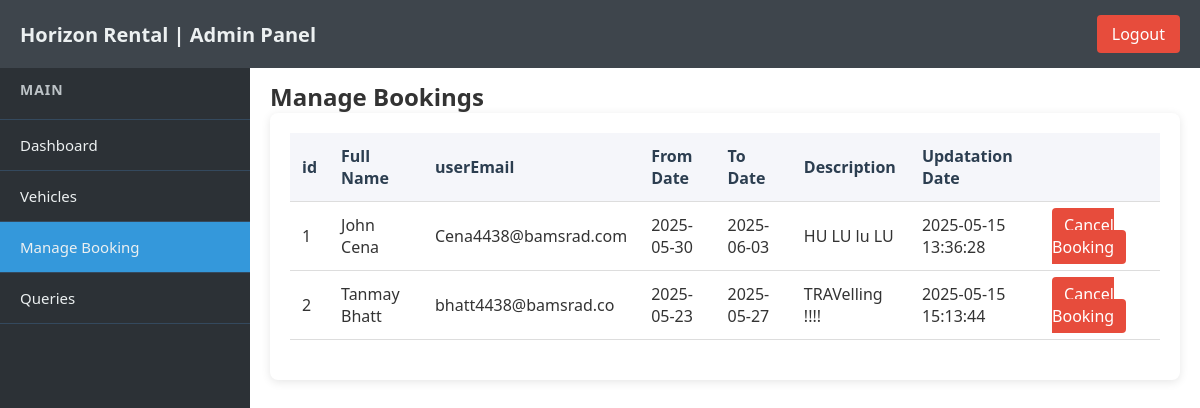
/admin/includes/bookings.php (signed in), run on the app's committed database.
### tables this page shows
CREATE TABLE `tblbooking` (
  `id` int(11) NOT NULL,
  `fullName` varchar(20) NOT NULL,
  `drivingLicNo` varchar(20) NOT NULL,
  `userEmail` varchar(20) NOT NULL,
  `phoneNum` int(10) NOT NULL,
  `fromDate` varchar(20) NOT NULL,
  `toDate` varchar(20) NOT NULL,
  `description` varchar(20) NOT NULL,
  `updationDate` timestamp NOT NULL DEFAULT current_timestamp() ON UPDATE current_timestamp()
);

### admin/includes/bookings.php (the view, shortened to what this page needs)
<?php
include('config.php');
$qry = "select id, fullName, userEmail, fromDate, toDate, description, updationDate from tblbooking";
$run = mysqli_query($con, $qry);
$bookings = [];
if (mysqli_num_rows($run) > 0) {
    while ($row = mysqli_fetch_assoc($run)) {
        $bookings[] = $row;
    }
} else {
    echo "<script>alert('No Records Found');</script>";
}
?>
<!DOCTYPE html>
<html lang="en">
<head>
    <link rel="stylesheet" href="/Horizon_Rentals/admin/assets/css/dashboard_style.css" />
</head>
<body>
    <nav class="top-nav">
        <h1>Horizon Rental | Admin Panel</h1>
        <a href="logout.php" class="logout-btn">Logout</a>
    </nav>
    <div class="container">
        <div class="sidebar">
            <div class="sidebar-header">
                <h3>MAIN</h3>
            </div>
            <ul class="nav-links">
                <li><a href="dashboard.php">Dashboard</a></li>
                <li class="dropdown">
                    <a href="#">Vehicles</a>
                </li>
                <li class="active"><a href="bookings.php">Manage Booking</a></li>
                <li><a href="contactUs.php">Queries</a></li>
            </ul>
        </div>
        <div class="main-content">
            <h2>Manage Bookings</h2>
            <div class="vehicle-table-container">
                <table class="vehicle-table">
                    <thead>
                        <tr>
                            <th>id</th>
                            <th>Full Name</th>
                            <th>userEmail</th>
                            <th>From Date</th>
                            <th>To Date</th>
                            <th>Description</th>
                            <th>Updatation Date</th>
                            <th></th>
                        </tr>
                    </thead>
                    <tbody>
                        <?php foreach ($bookings as $booking) {
                            echo "
                            <tr>
                                <td>{$booking['id']}</td>
                                <td>{$booking['fullName']}</td>
                                <td>{$booking['userEmail']}</td>
                                <td>{$booking['fromDate']}</td>
                                <td>{$booking['toDate']}</td>
                                <td>{$booking['description']}</td>
                                <td>{$booking['updationDate']}</td>
                                <td>
                                    <a href='?delete_id={$booking['id']}' class='delete-btn'>Cancel Booking</a>
                                </td>
                            </tr>
                            ";
                        }
                        ?>
                    </tbody>
                </table>
            </div>
        </div>
    </div>
</body>
</html>

### admin/assets/css/dashboard_style.css (style rules this page uses)
* { margin: 0; padding: 0; box-sizing: border-box; font-family: 'Segoe UI', Tahoma, Geneva, Verdana, sans-serif; }
body { color: #333; }
.top-nav { background-color: #3e454c; padding: 15px 20px; display: flex; justify-content: space-between; align-items: center; position: fixed; width: 100%; top: 0; z-index: 1000; }
.top-nav h1 { color: #ecf0f1; font-size: 20px; }
.logout-btn { background-color: #e74c3c; color: white; padding: 8px 15px; border-radius: 4px; text-decoration: none; font-weight: 500; transition: background-color 0.3s; }
.container { display: flex; min-height: 100vh; padding-top: 60px; }
.sidebar { width: 250px; background-color: #2c3136; color: #ecf0f1; height: calc(100vh - 60px); position: fixed; left: 0; top: 60px; }
.sidebar-header { padding: 20px; border-bottom: 1px solid #34495e; }
.sidebar-header h3 { font-size: 14px; color: #bdc3c7; letter-spacing: 1px; }
.nav-links { list-style: none; padding: 0; }
.nav-links li { padding: 15px 20px; border-bottom: 1px solid #34495e; transition: background-color 0.3s; }
.nav-links li.active { background-color: #3498db; }
.nav-links a { color: #ecf0f1; text-decoration: none; font-size: 15px; display: block; }
.dropdown { position: relative; }
.main-content { flex: 1; margin-left: 250px; padding: 20px; }
.vehicle-table-container { background-color: white; padding: 20px; border-radius: 8px; box-shadow: 0 2px 10px rgba(0, 0, 0, 0.1); }
.vehicle-table { width: 100%; border-collapse: collapse; margin-bottom: 20px; }
.vehicle-table th, .vehicle-table td { padding: 12px; text-align: left; border-bottom: 1px solid #ddd; }
.vehicle-table th { background-color: #f5f6fa; color: #2c3e50; font-weight: 600; }
.delete-btn { padding: 6px 12px; border: none; border-radius: 4px; cursor: pointer; font-weight: 500; margin-right: 5px; text-decoration: none; background-color: #e74c3c; color: white; }

### data on the page
tblbooking: id "1", fullName "John Cena", userEmail "Cena4438@bamsrad.com", fromDate "2025-05-30", toDate "2025-06-03", description "HU LU lu LU", updationDate "2025-05-15 13:36:28"
tblbooking: id "2", fullName "Tanmay Bhatt", userEmail "bhatt4438@bamsrad.co", fromDate "2025-05-23", toDate "2025-05-27", description "TRAVelling !!!!", updationDate "2025-05-15 15:13:44"
